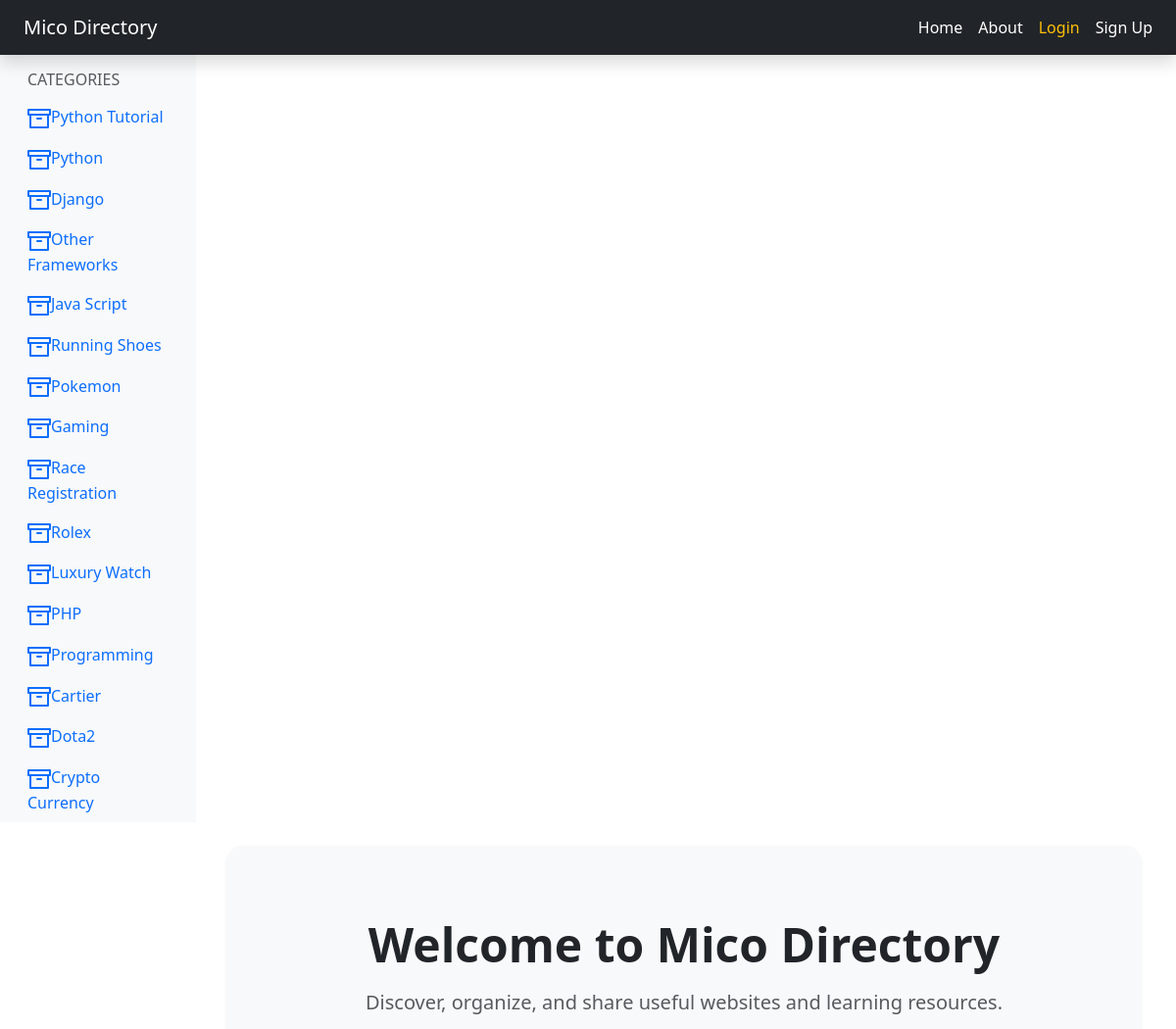
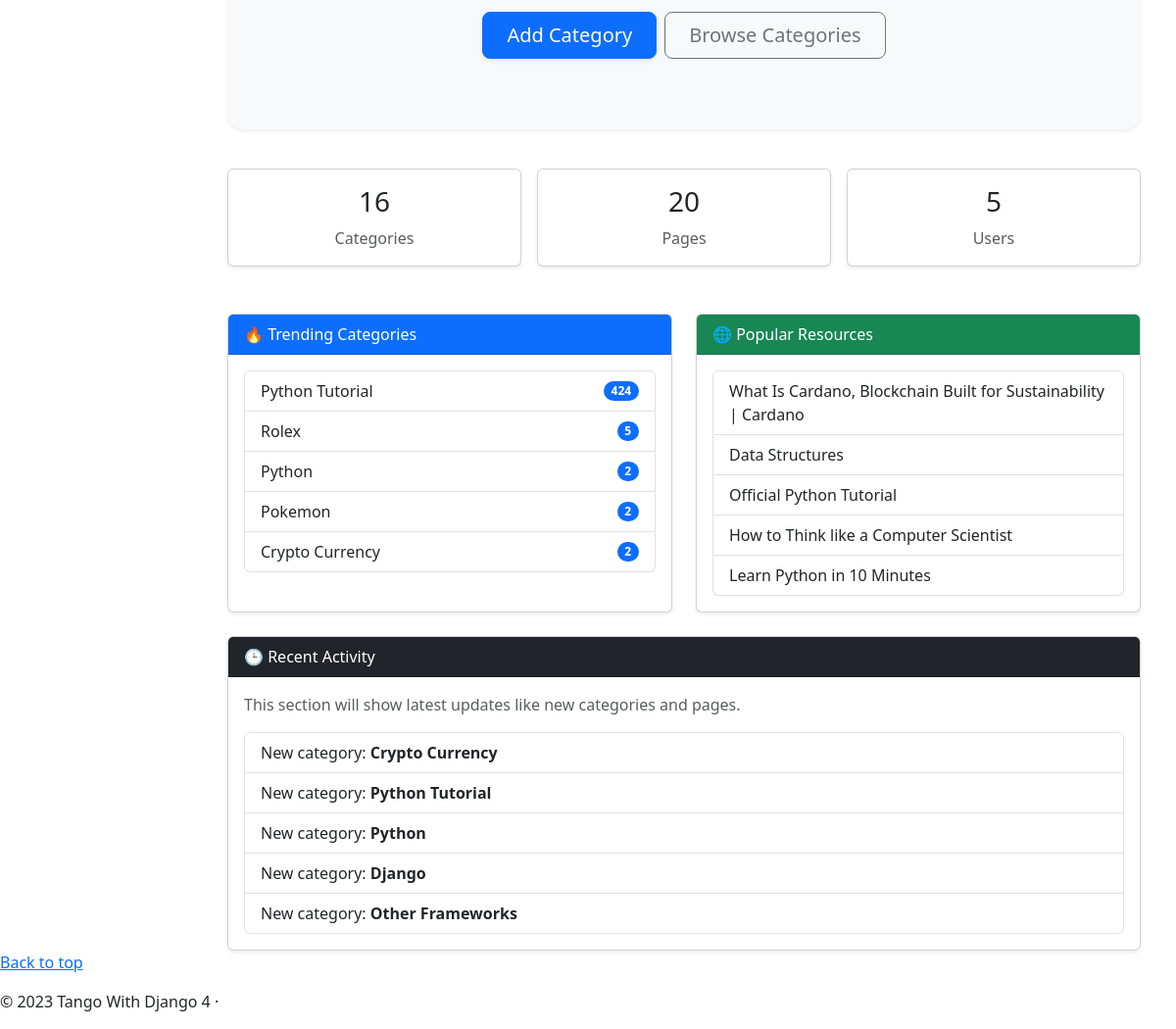
The page / on the database its author committed (2 pictures, top to bottom).
### rango/models.py (models this page shows, shortened)
class Category(models.Model):
    name = models.CharField(max_length=128, unique=True)
    views = models.IntegerField(default=0)
    likes = models.IntegerField(default=0)
    slug = models.SlugField(unique=True)
    date_added = models.DateTimeField(default=timezone.now)
    class Meta:
        verbose_name_plural = 'Categories'

class Page(models.Model):
    category = models.ForeignKey(Category, on_delete=models.CASCADE)
    title = models.CharField(max_length=128)
    url = models.URLField()
    views = models.IntegerField(default=0)
    date_added = models.DateTimeField(default=timezone.now)

### rango/views.py (the view)
# urls.py: path('', views.IndexView.as_view(), name='index'),
class IndexView(View):
    def get(self, request):
        category_list = Category.objects.order_by('-likes')[:5]
        page_list = Page.objects.order_by('-views')[:5]
        recent_categories = Category.objects.order_by('-date_added')[:5]
        recent_pages = Page.objects.order_by('-date_added')[:5]
        context_dict = {
            'boldmessage': 'Crunchy, creamy, cookie, candy, cupcake!',
            'categories': category_list,
            'pages': page_list,
            'visits': int(request.session.get('visits', '1')), # IMPORTANT: use session not cookies
            'total_categories': Category.objects.count(),
            'total_pages': Page.objects.count(),
            'total_users': User.objects.count(),
            'recent_categories': recent_categories,
            'recent_pages': recent_pages,
        }
        response = render(request, 'rango/index.html', context=context_dict)
        response = visitor_cookies_handler(request, response)
        return response

### rango/templatetags/rango_template_tags.py (called while the page is built)
@register.inclusion_tag('rango/categories.html', takes_context=True)
def get_category_list(context, current_category=None):
    return {
        'categories': Category.objects.all(),
        'current_category': current_category,
        'user': context['user']
            }

### rango/views.py (called while the page is built)
def visitor_cookies_handler(request, response):
    visits = int(request.session.get('visits', '1'))
    last_visit = request.session.get('last_visit')
    current_time = datetime.now()
    if last_visit:
        last_visit_time = datetime.strptime(last_visit, '%Y-%m-%d %H:%M:%S.%f')
        if (current_time - last_visit_time).days > 0:
            visits += 1
    else:
        visits = 1
    request.session['visits'] = visits
    request.session['last_visit'] = str(current_time)
    return response

### rango/templates/rango/index.html (shortened to what this page needs)
{% extends 'rango/base.html' %}
{% load static %}
    {% block body_block %}
    <div class="p-5 mb-4 bg-light rounded-4 text-center shadow-sm">
    <div class="container py-4">
        <h1 class="display-5 fw-bold mb-3">
            Welcome to Mico Directory
        </h1>
        <p class="lead text-muted mb-4">
            Discover, organize, and share useful websites and learning resources.
        </p>
        <div class="d-flex justify-content-center gap-2 flex-wrap">
            <a href="{% url 'rango:add_category' %}"
               class="btn btn-primary btn-lg px-4 shadow-sm">
                Add Category
            </a>
            <a href="#categories-section"
               class="btn btn-outline-secondary btn-lg px-4">
                Browse Categories
            </a>
        </div>
    </div>
    </div>
    <div class="row text-center mt-4 mb-4 g-3">
    <div class="col-md-4">
        <div class="card shadow-sm">
            <div class="card-body">
                <h3>{{ total_categories }}</h3>
                <p class="text-muted mb-0">Categories</p>
            </div>
        </div>
    </div>
    <div class="col-md-4">
        <div class="card shadow-sm">
            <div class="card-body">
                <h3>{{ total_pages }}</h3>
                <p class="text-muted mb-0">Pages</p>
            </div>
        </div>
    </div>
    <div class="col-md-4">
        <div class="card shadow-sm">
            <div class="card-body">
                <h3>{{ total_users }}</h3>
                <p class="text-muted mb-0">Users</p>
            </div>
        </div>
    </div>
</div>
<div class="row mt-4 g-4">
    <div class="col-md-6">
        <div class="card shadow-sm h-100">
            <div class="card-header bg-primary text-white">
                🔥 Trending Categories
            </div>
            <div class="card-body">
                {% if categories %}
                    <div class="list-group">
                        {% for category in categories %}
                            <a href="{% url 'rango:show_category' category.slug %}"
                               class="list-group-item list-group-item-action d-flex justify-content-between align-items-center">
                                {{ category.name }}
                                <span class="badge bg-primary rounded-pill">
                                    {{ category.likes }}
                                </span>
                            </a>
                        {% endfor %}
                    </div>
                {% else %}
                    <p class="text-muted">No categories available.</p>
                {% endif %}
            </div>
        </div>
    </div>
    <div class="col-md-6">
        <div class="card shadow-sm h-100">
            <div class="card-header bg-success text-white">
                🌐 Popular Resources
            </div>
            <div class="card-body">
                {% if pages %}
                    <div class="list-group">
                        {% for page in recent_pages %}
                            <a href="{{ page.url }}"
                               target="_blank"
                               class="list-group-item list-group-item-action">
                                {{ page.title }}
                            </a>
                        {% endfor %}
                    </div>
                {% else %}
                    <p class="text-muted">No pages available.</p>
                {% endif %}
            </div>
        </div>
    </div>
</div>
<div class="row mt-4">
    <div class="col-md-12">
        <div class="card shadow-sm">
            <div class="card-header bg-dark text-white">
                🕒 Recent Activity
            </div>
            <div class="card-body">
                <p class="text-muted">
                    This section will show latest updates like new categories and pages.
                </p>
                <ul class="list-group">
                    {% for category in recent_categories %}
                        <li class="list-group-item">
                            New category: <strong>{{ category.name }}</strong>
                        </li>
                    {% endfor %}
                </ul>
            </div>
        </div>
    </div>
</div>
{% endblock %}

### rango/templates/rango/categories.html
<ul class="nav flex-column">
{% if categories %}
    {% for c in categories %}
        {% if c == current_category %}
            <li class="nav-item">
                <a class="nav-link activate"
                    href="{% url 'rango:show_category' c.slug %}">
                       <span data-feather="archive"></span>{{ c.name }}
                </a>
            </li>
        {% else %}
            <li class="nav-item">
                <a class="nav-link"
                    href="{% url 'rango:show_category' c.slug %}">
                    <span data-feather="archive"></span>{{ c.name }}
                </a>
            </li>
        {% endif %}
    {% endfor %}
{% else %}
    <li class="nav-item">
        There are no categories present.
    </li>
{% endif %}
</ul>

### rows shown on the page
Category: name "Python Tutorial", likes "424"
Category: name "Python", likes "2"
Category: name "Django"
Category: name "Other Frameworks"
Category: name "Java Script"
Category: name "Running Shoes"
Category: name "Pokemon", likes "2"
Category: name "Gaming"
Category: name "Race Registration"
Category: name "Rolex", likes "5"
Category: name "Luxury Watch"
Category: name "PHP"
Category: name "Programming"
Category: name "Cartier"
Category: name "Dota2"
Category: name "Crypto Currency", likes "2"
Page: title "What Is Cardano, Blockchain Built for Sustainability | Cardano"
Page: title "Data Structures"
Page: title "Official Python Tutorial"
Page: title "How to Think like a Computer Scientist"
Page: title "Learn Python in 10 Minutes"

### other values the page prints
{{ total_categories }} "16"
{{ total_pages }} "20"
{{ total_users }} "5"
